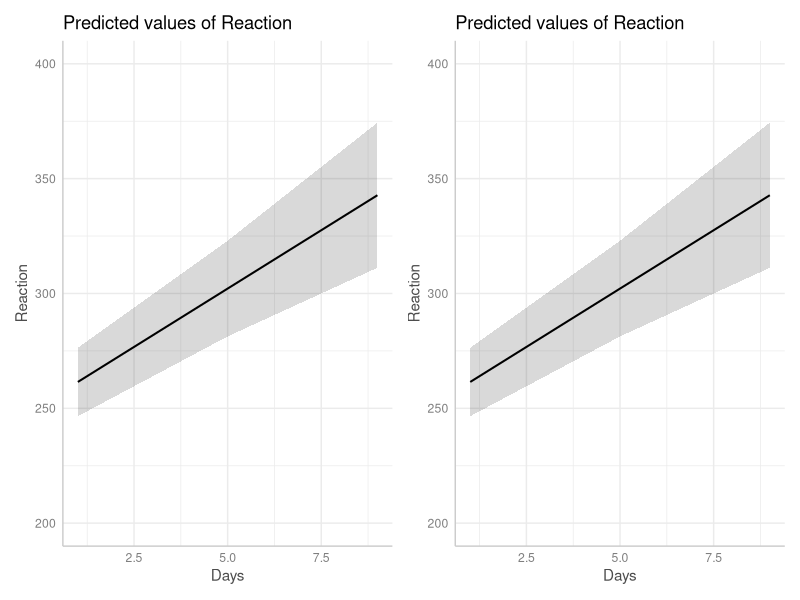
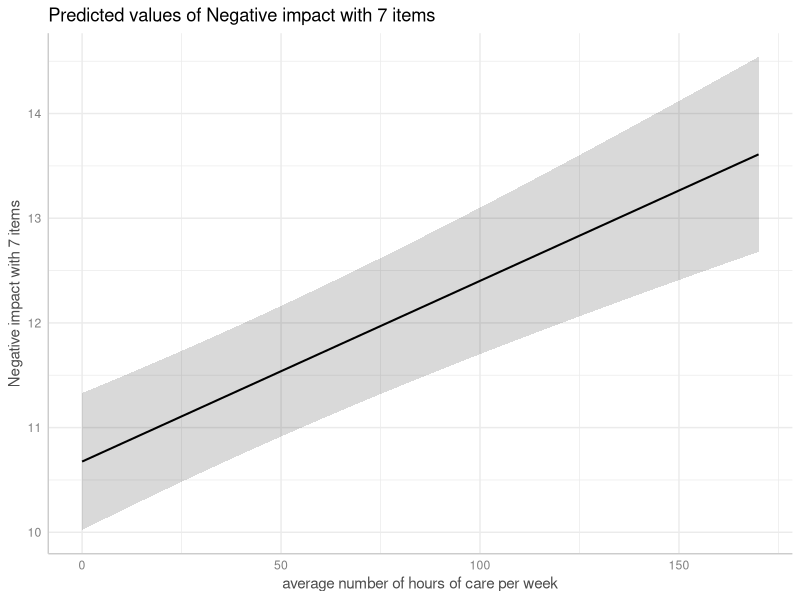
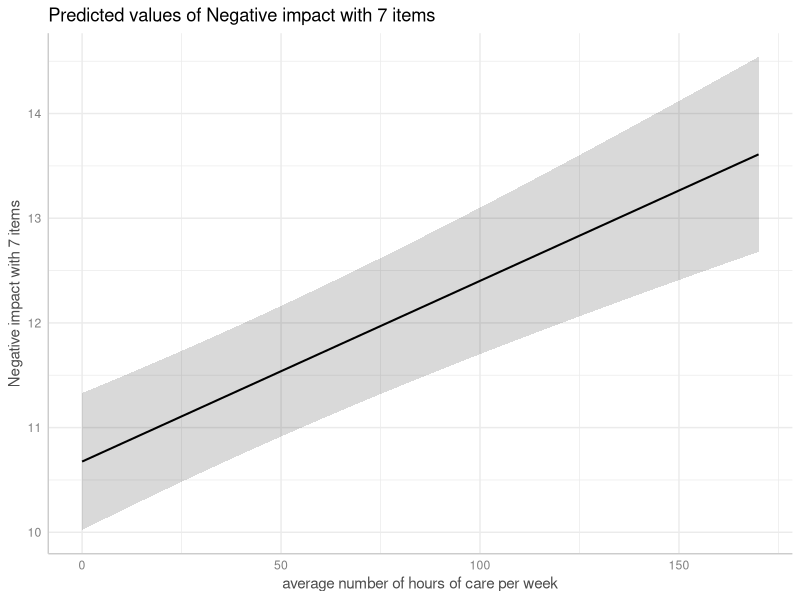
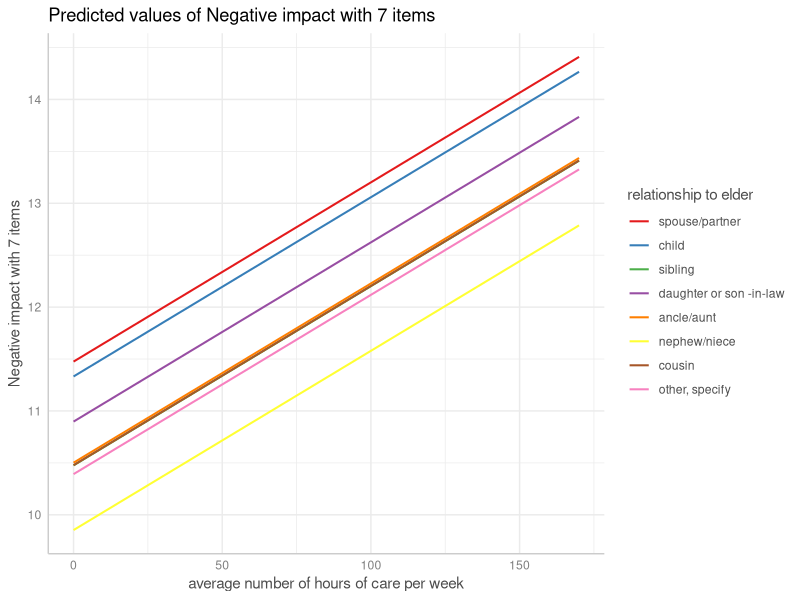
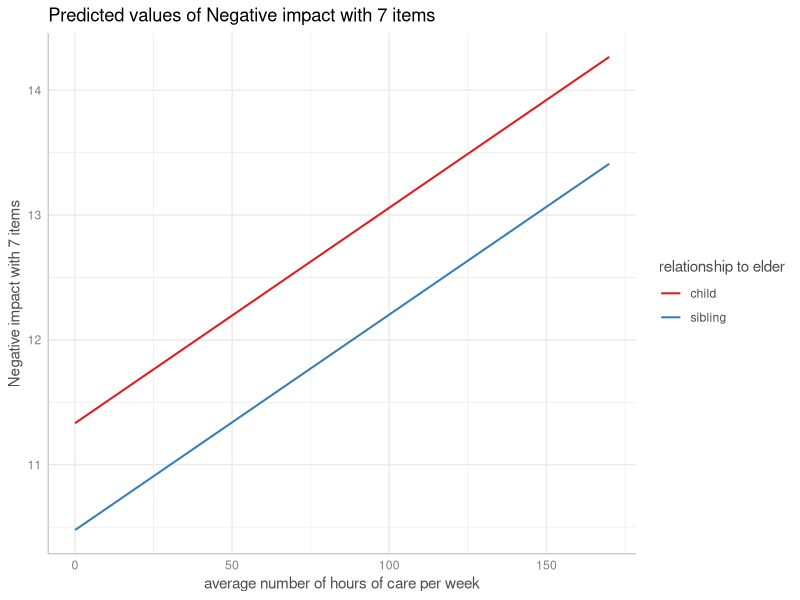
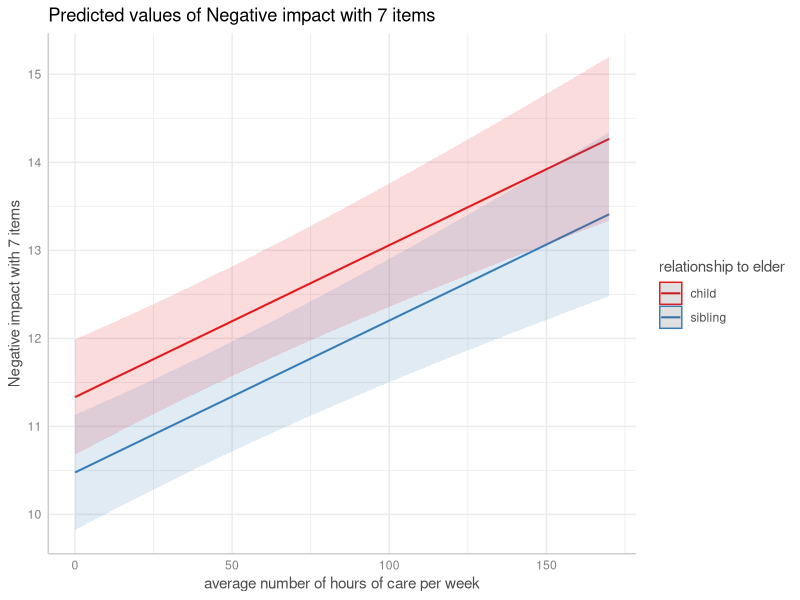
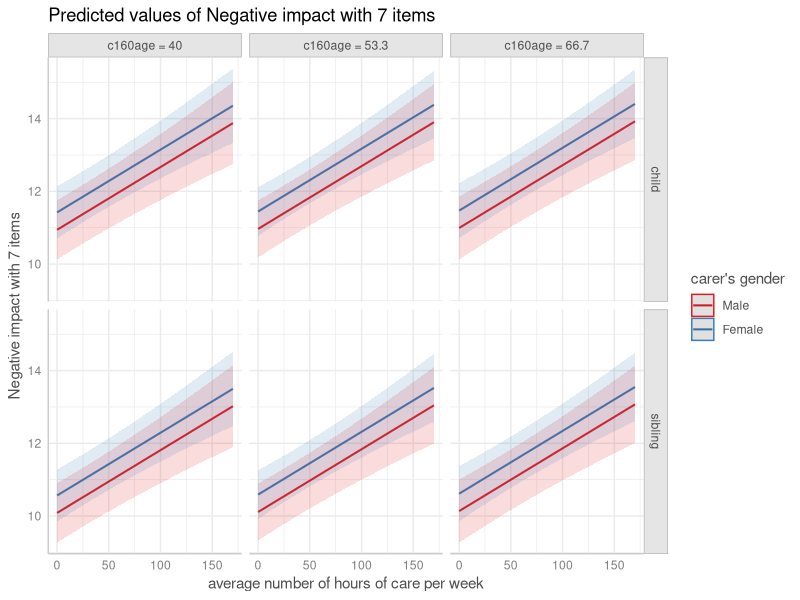
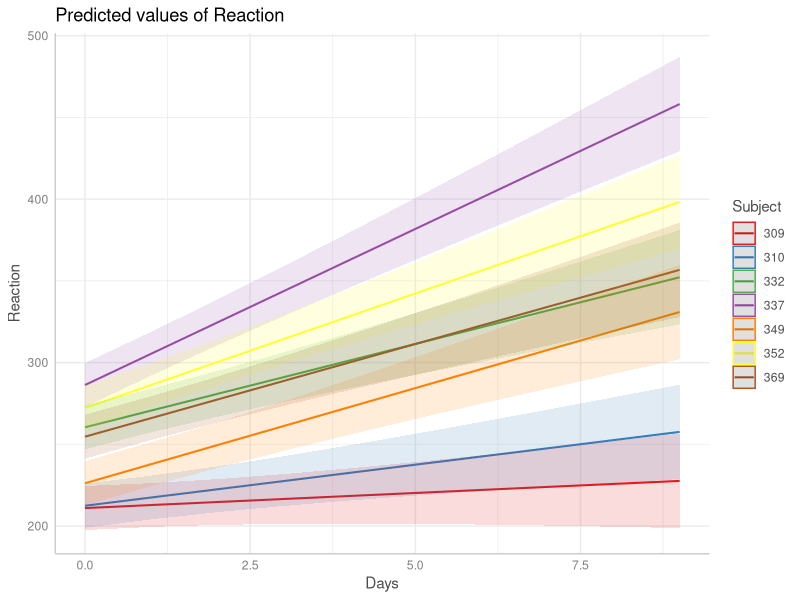

Write the R code that produced these figures, in order.
## ---- chunk 1
knitr::opts_chunk$set(collapse = TRUE, comment = "#>", dev = "png", fig.width = 7, fig.height = 4, message = FALSE, warning = FALSE)
options(width = 800)
if (!requireNamespace("ggplot2", quietly = TRUE) ||
    !requireNamespace("lme4", quietly = TRUE) ||
    !requireNamespace("glmmTMB", quietly = TRUE) ||
    !requireNamespace("patchwork", quietly = TRUE) ||
    !requireNamespace("sjlabelled", quietly = TRUE)) {
  knitr::opts_chunk$set(eval = FALSE)
}
## ---- chunk 2
library(ggeffects)
library(lme4)
data(sleepstudy)

# balanced data set
m <- lmer(Reaction ~ Days + (1 + Days | Subject), data = sleepstudy)

# conditional effect
predict_response(m, "Days [1,5,9]")

# average marginal effect
predict_response(m, "Days [1,5,9]", marginalize = "empirical")

# create imbalanced data set
set.seed(123)
strapped <- sleepstudy[sample.int(nrow(sleepstudy), nrow(sleepstudy), replace = TRUE), ]
m <- lmer(Reaction ~ Days + (1 + Days | Subject), data = strapped)

# conditional effect
predict_response(m, "Days [1,5,9]")

# average marginal effect
predict_response(m, "Days [1,5,9]", marginalize = "empirical")
## ---- chunk 3
predict_response(m, "Days [1,5,9]", type = "random")

# Or as comparison via plots:
library(patchwork)
pr1 <- predict_response(m, "Days [1,5,9]")
pr2 <- predict_response(m, "Days [1,5,9]", type = "random")
plot(pr1, limits = c(200, 400)) + plot(pr2, limits = c(200, 400))
## ---- chunk 4
predict_response(m, "Days", type = "simulate")
## ---- chunk 5
library(glmmTMB)
set.seed(123)
sleepstudy$x <- as.factor(sample(1:3, nrow(sleepstudy), replace = TRUE))
# REML is FALSE
m1 <- glmmTMB(Reaction ~ Days + x + (1 + Days | Subject), data = sleepstudy, REML = FALSE)
# REML is TRUE
m2 <- glmmTMB(Reaction ~ Days + x + (1 + Days | Subject), data = sleepstudy, REML = TRUE)

# predictions when REML is FALSE - no difference between type = "fixed"
# and type = "random" in predictions, only for intervals
predict_response(m1, "Days [1:3]")
predict_response(m1, "Days [1:3]", type = "random")

# predictions when REML is TRUE - we now see a difference both
# for intervals *and* predictions
predict_response(m2, "Days [1:3]")
predict_response(m2, "Days[1:3]", type = "random")
## ---- chunk 6
data("sleepstudy", package = "lme4")
# mixed model with lme4
m_lmer <- lme4::lmer(Reaction ~ poly(Days, 2) + (1 | Subject),
  data = sleepstudy
)
# equivalent model, random effects are defined via s(..., bs = "re")
m_gam <- mgcv::gam(Reaction ~ poly(Days, 2) + s(Subject, bs = "re"),
  family = gaussian(), data = sleepstudy, method = "ML"
)

# predictions are identical
predict_response(m_gam, terms = "Days", exclude = "s(Subject)", newdata.guaranteed = TRUE)

predict_response(m_lmer, terms = "Days")
## ---- chunk 7
library(glmmTMB)
data(Salamanders)
m <- glmmTMB(
  count ~ spp + mined + (1 | site),
  ziformula = ~ spp + mined,
  family = truncated_poisson,
  data = Salamanders
)
## ---- chunk 8
ggpredict(m, "spp")

ggpredict(m, "spp", type = "random")
## ---- chunk 9
ggpredict(m, "spp", type = "zero_inflated")
## ---- chunk 10
ggpredict(m, "spp", type = "zi_random")
## ---- chunk 11
ggpredict(m, "spp", type = "simulate")
## ---- chunk 12
library(sjlabelled)
data(efc)
efc$e15relat <- as_label(efc$e15relat)
m <- lmer(neg_c_7 ~ c12hour + c160age + c161sex + (1 | e15relat), data = efc)
me <- ggpredict(m, terms = "c12hour")
plot(me)
## ---- chunk 13
me <- ggpredict(m, terms = "c12hour", type = "random")
plot(me)
## ---- chunk 14
me <- ggpredict(m, terms = c("c12hour", "e15relat"), type = "random")
plot(me, show_ci = FALSE)
## ---- chunk 15
me <- ggpredict(m, terms = c("c12hour", "e15relat [child,sibling]"), type = "random")
plot(me, show_ci = FALSE)
## ---- chunk 16
plot(me)
## ---- chunk 17
me <- ggpredict(
  m,
  terms = c("c12hour", "c161sex", "c160age", "e15relat [child,sibling]"),
  type = "random"
)
plot(me)
## ---- chunk 18
set.seed(123)
m <- lmer(Reaction ~ Days + (1 + Days | Subject), data = sleepstudy)
me <- ggpredict(m, terms = c("Days", "Subject [sample=7]"), type = "random")
plot(me)
## ---- chunk 19
plot(me, show_data = TRUE, show_ci = FALSE)
## ---- chunk 20
me <- ggpredict(
  m,
  terms = c("Days", "Subject [sample=7]"),
  type = "random",
  interval = "confidence"
)
plot(me)
